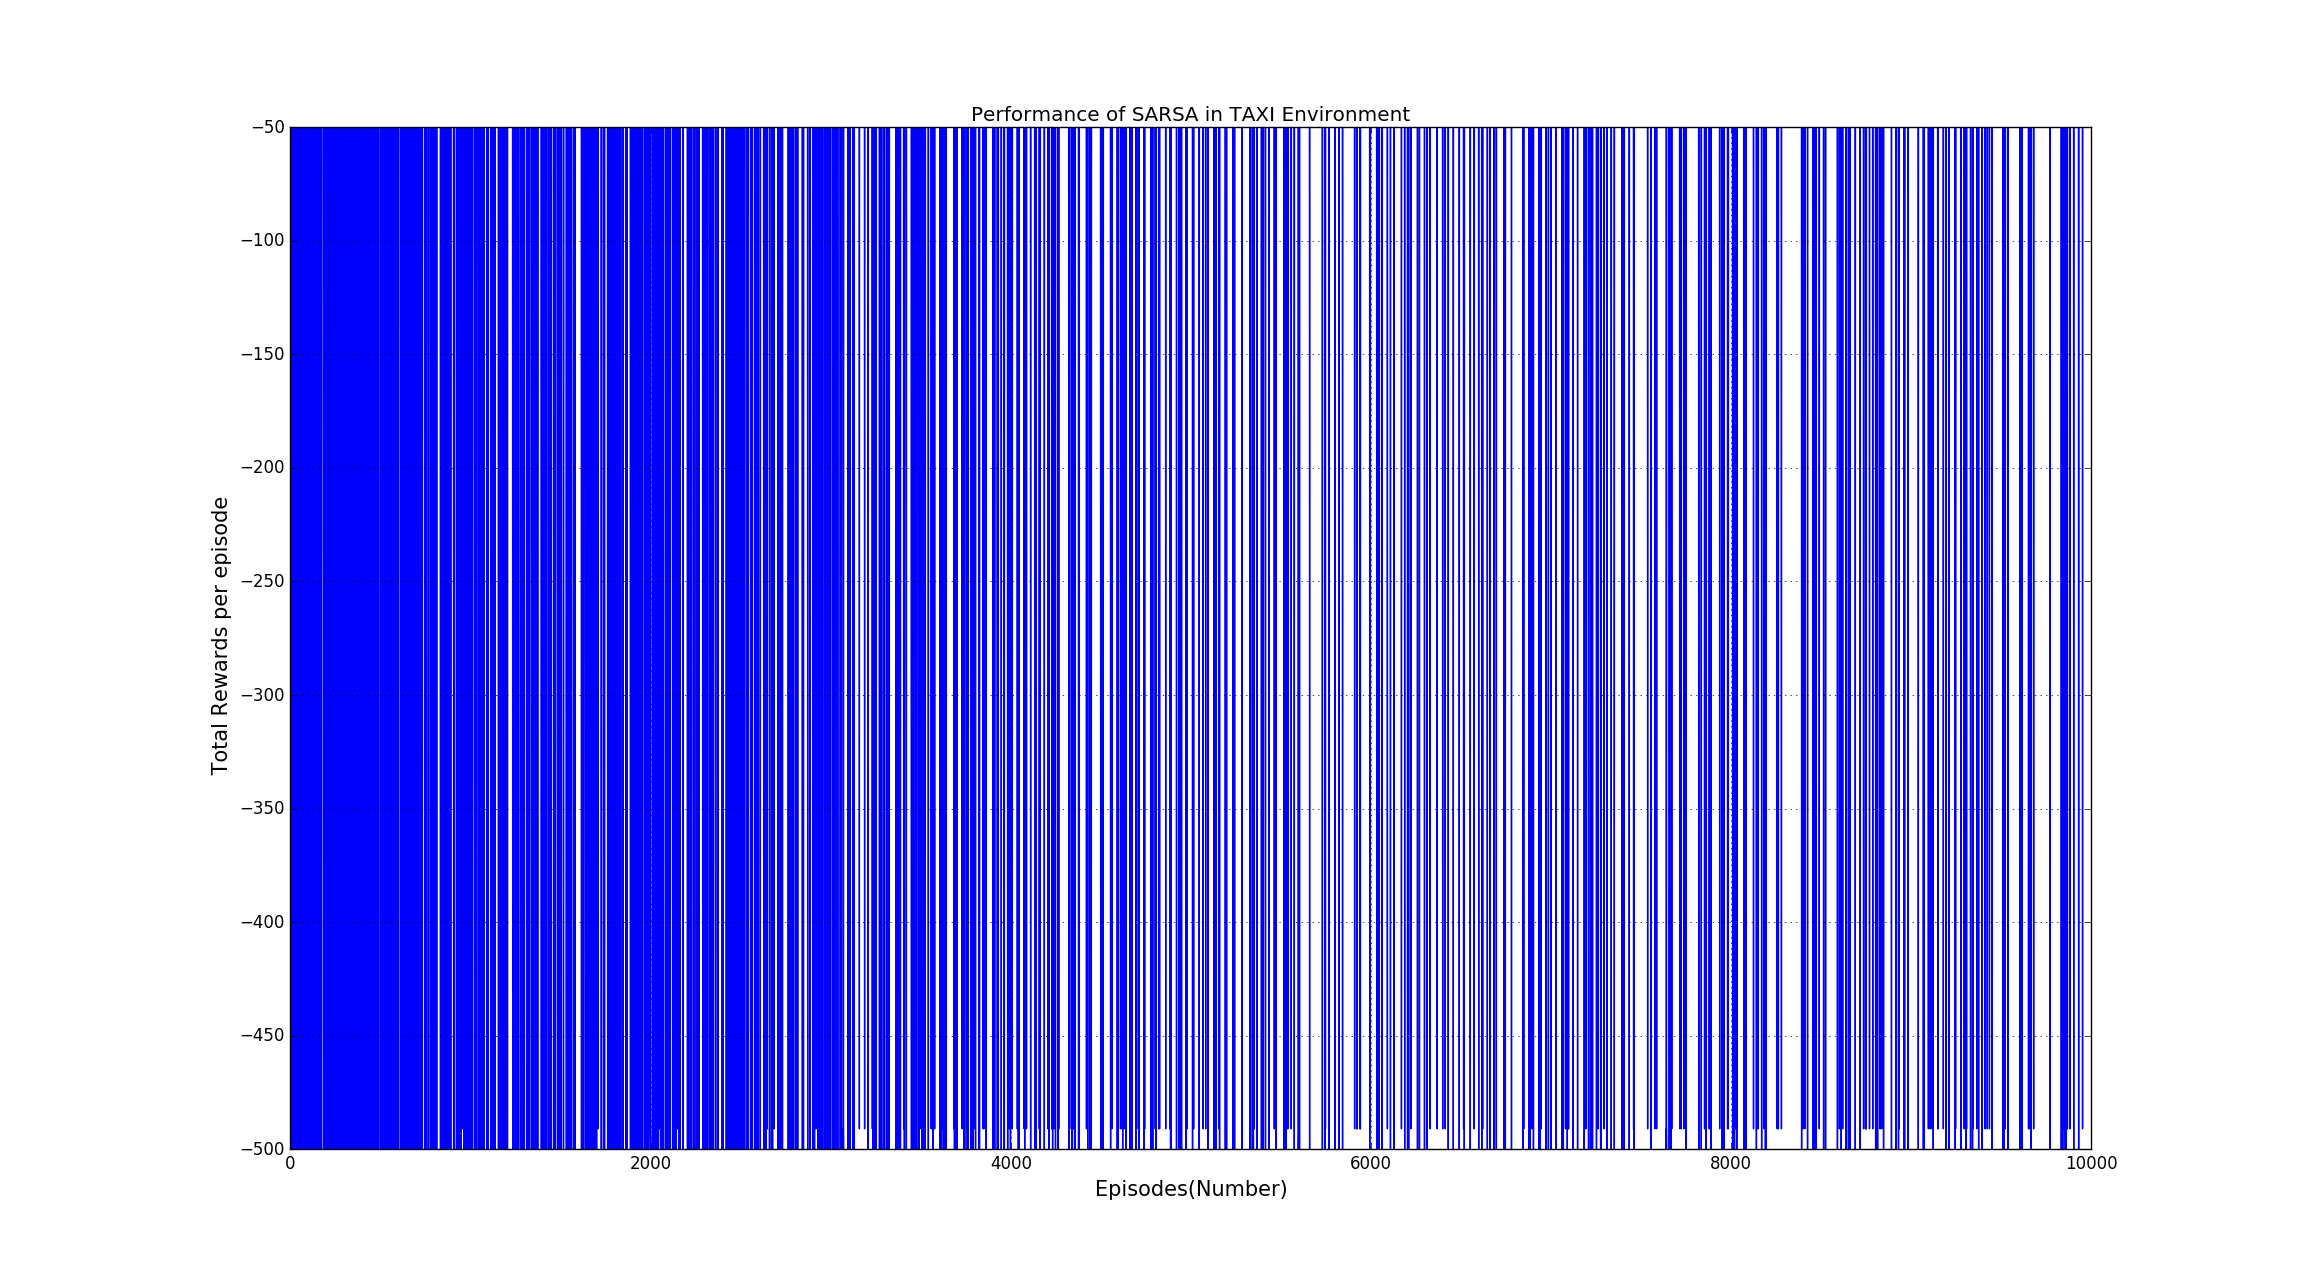

This chart was generated by the following Python code:
# On Policy First Visit MC
import gym # Uncomment if using gym.make
import time
import sys
sys.path.append("../")
from envs.mdp_gridworld import MDPGridworldEnv
import random
from operator import itemgetter
import numpy as np
from random import randint
import matplotlib.pyplot as plt 
import pandas 

# Uncomment if you added MDPGridworld as a new gym environment
#uncomment for Frozen lake
env = gym.make('Taxi-v2')
#uncomment for Frozen lake
#env = gym.make('FrozenLake-v0')
#env = gym.make('Blackjack-v0')
# You have to import MDPGridworldEnv properly in order for environment to work
# env = MDPGridworldEnv()

# prints out that both states and actions are discrete and their valid values
print env.observation_space
print env.action_space

# to access the values
print env.observation_space.n # env.nS
print env.action_space.n # env.nA

# added delay here so you can view output above
time.sleep(2)

class Sarsa:

    def __init__(self, alpha, gamma, lambdda, epsilon):
        # initialize q (sa) for all a's and s's
        self.qvalue = np.random.random_sample((env.observation_space.n, env.action_space.n))
        # self.qvalue = np.zeros((env.observation_space.n, env.action_space.n))
        # self.eligibility = np.zeros((env.observation_space.n, env.action_space.n))

        self.alpha = alpha
        self.gamma = gamma
        self.epsilon = epsilon
        self.lambdda = lambdda
        #print self.qvalue
    def policyevaluation(self):

        R = []
        R_testing = []
        episode_i = 0

        # get the start state
        
        for episode in range(10000):
            # TRAINING
            s = env.reset()
            action = self.epsilongreedy(s)
            rewards_i = 0

            for step in range(50):
                count = 0
                #env.render()
                # choose A from the S
                
                s_dash, reward, terminal, _ = env.step(action)
                a_dash = self.epsilongreedy(s_dash)
                self.qvalue[s][action] = self.qvalue[s][action] + self.alpha * \
                (reward + self.gamma * (self.qvalue[s_dash][a_dash]) - self.qvalue[s][action])
                s = s_dash
                a = a_dash

                rewards_i += reward
                if terminal:
                    count = step
                    # self.qvalue[s] = 0
                    env.render()
                    break
                count += 1
                # time.sleep(0.5)
            R.append(rewards_i) 
            #print R
            #plt.plot(R)
        # rolling_sum = pandas.rolling_sum(pandas.DataFrame(R), 25)
        # print (rolling_sum)
        plt.plot(R)
        print self.qvalue
        #plt.plot(R_testing)
        # print self.qvalue

    def epsilongreedy(self, s):
        random_num = np.random.random()
        if random_num < self.epsilon:
            return randint(0, (env.action_space.n-1))
        else:
            return np.argmax(self.qvalue[s])

# Main Function
def main():
    sar = Sarsa(0.1, 0.99,0.9, 0.1)
    sar.policyevaluation()
    plt.grid(True)
    plt.xlabel("Episodes(Number)", fontsize = 15)
    plt.ylabel(" Total Rewards per episode", fontsize = 15)
    plt.title("Performance of SARSA in TAXI Environment")
    plt.show()  

if __name__ == '__main__':
    main()
